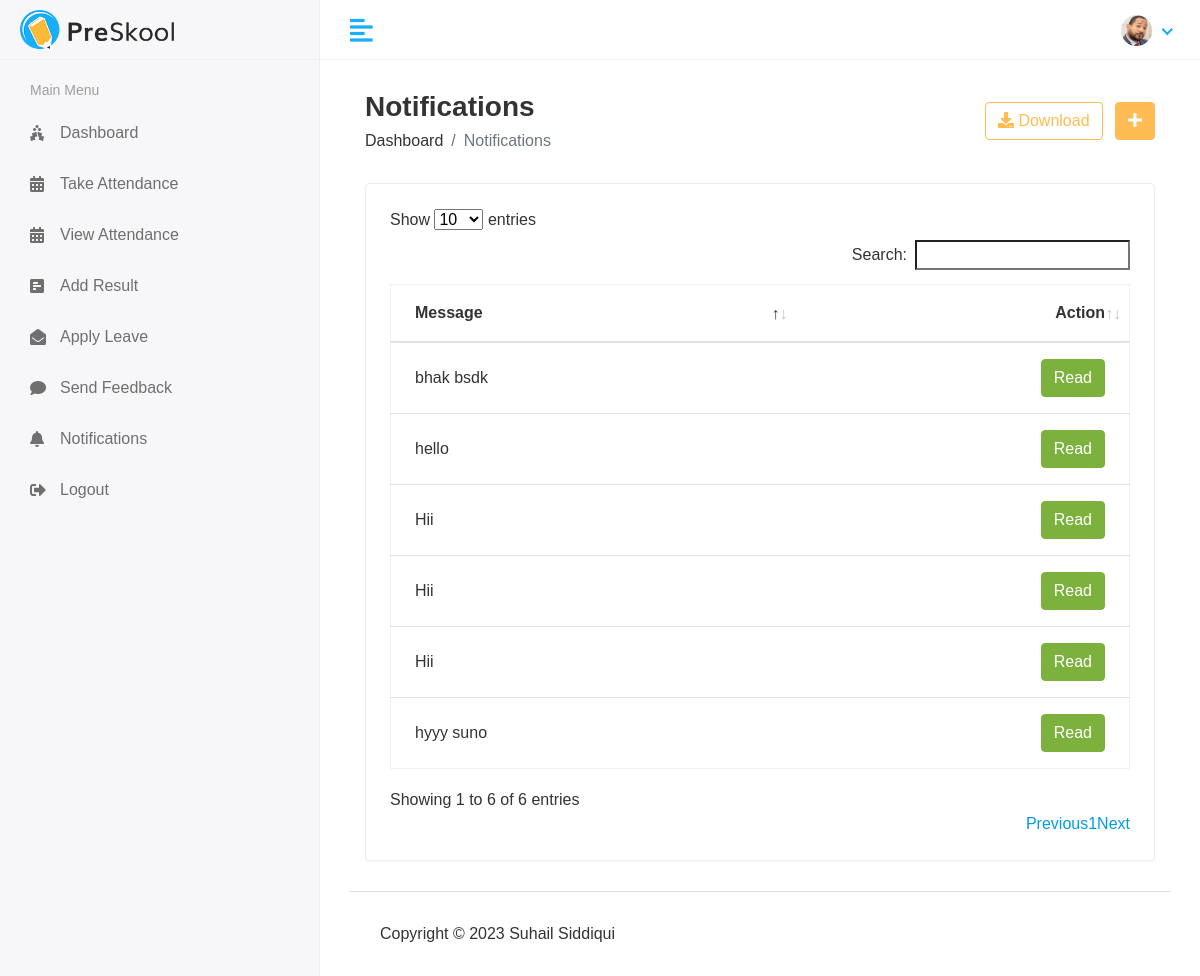
Screenshot of /Staff/notifications (signed in) with the database file from the repository.
### student_management_app/models.py (models this page shows, shortened)
class CustomUser(AbstractUser):
    HOD = '1'
    STAFF = '2'
    STUDENT = '3'
    EMAIL_TO_USER_TYPE_MAP = {
        'hod': HOD,
        'staff': STAFF,
        'student': STUDENT
    }
    user_type_data = ((1, "HOD"), (2, "Staff"), (3, "Student"))
    user_type = models.CharField(default=1, choices=user_type_data, max_length=10)
    profile_pic = models.ImageField(upload_to='media/profile_pic')

class Staff_notification(models.Model):
    staff_id = models.ForeignKey(Staff,on_delete=models.CASCADE)
    message = models.TextField()
    created_at = models.DateTimeField(auto_now_add=True)
    status = models.IntegerField(null=False, default=0)

### student_management_app/Staffviews.py (the view)
# urls.py: path('Staff/notifications',Staffviews.notifications, name='notifications'),
@login_required(login_url='/')
def notifications(request):
    staff = Staff.objects.filter(admin = request.user.id)
    for i in staff:
        staff_id = i.id
        notification = Staff_notification.objects.filter(staff_id=staff_id)
        context = {
            'notification': notification,
        }
        return render(request, 'Staff/notifications.html',context)

### Templates/Staff/notifications.html (shortened to what this page needs)
{% extends "base_hod.html" %}
{% block content %}
<div class="content container-fluid">
    <div class="page-header">
        <div class="row align-items-center">
            <div class="col">
                <h3 class="page-title">Notifications</h3>
                <ul class="breadcrumb">
                    <li class="breadcrumb-item"><a href="#">Dashboard</a></li>
                    <li class="breadcrumb-item active">Notifications</li>
                </ul>
            </div>
            <div class="col-auto text-right float-right ml-auto">
                <a href="#" class="btn btn-outline-primary mr-2"><i
                        class="fas fa-download"></i> Download</a>
                <a href="{% url 'add_course'%}" class="btn btn-primary"><i
                        class="fas fa-plus"></i></a>
            </div>
        </div>
    </div>
    <div class="row">
        <div class="col-sm-12">
            <div class="card card-table">
                <div class="card-body">
                    <div class="table-responsive">
                        <table id="table_id"
                            class="table table-hover table-center mb-0">
                            <thead>
                                <tr>
                                    <th>Message</th>
                                    <th class="text-right">Action</th>
                                </tr>
                            </thead>
                            <tbody>
                                {% for i in notification %}
                                <tr>
                                    <td>{{i.message}}</td>
                                    <td class="text-right">
                                        <div class="actions">
                                            {% if i.status == 0 %}
                                            <a href="{% url 'staff_mark_as_done' status=i.id %}" class="btn btn-danger">mark as done</a>
                                            {% else %}
                                            <a class="btn btn-success" disabled>Read</a>
                                            {% endif %}
                                        </div>
                                    </td>
                                </tr>
                                {% endfor %}
                            </tbody>
                        </table>
                    </div>
                </div>
            </div>
        </div>
    </div>
</div>
{% endblock content %}

### Templates/base_hod.html (shortened to what this page needs)
<!DOCTYPE html>
<html lang="en">
   {% load static %}
   {% load active_link_tags %}
   <head>
      <link rel="stylesheet" href="{% static 'assets/plugins/bootstrap/css/bootstrap.min.css' %}">
      <link rel="stylesheet" href="{% static 'assets/plugins/fontawesome/css/fontawesome.min.css' %}">
      <link rel="stylesheet" href="{% static 'assets/plugins/fontawesome/css/all.min.css' %}">
      <link rel="stylesheet" href="{% static 'assets/css/style.css' %}">
       <link rel="stylesheet" href="{% static 'assets/plugins/datatables/datatables.min.css' %}">
   </head>
   <body>
      <div class="main-wrapper">
         <div class="header">
            <div class="header-left">
               <a href="index.html" class="logo">
               <img src="{% static 'assets/img/logo.png' %}" alt="Logo">
               </a>
            </div>
             <a href="#" id="toggle_btn">
             <i class="fas fa-align-left"></i>
             </a>
             <ul class="nav user-menu">
                <li class="nav-item dropdown has-arrow">
                   <a href="#" class="dropdown-toggle nav-link" data-toggle="dropdown">
                     {% if user.profile_pic == "" %}
                     <span class="user-img"><img class="rounded-circle" src="{% static 'assets/img/login.jpg' %}"  width="31"></span>
                     {% else %}
                   <span class="user-img"><img class="rounded-circle" src="/{{user.profile_pic}}"  width="31"></span>
                     {% endif %}
                   </a>
                </li>
             </ul>
         </div>
         <div class="sidebar" id="sidebar">
            <div class="sidebar-inner slimscroll">
               <div id="sidebar-menu" class="sidebar-menu">
                  {% if user.user_type == '1' %}
                  <ul>
                     <li class="menu-title">
                        <span>Main Menu</span>
                     </li>
                     <li class="{% active_link 'hod_home' 'active' %}">
                       <a href="{% url 'hod_home' %}"><i class="fas fa-user-graduate"></i> <span>Dashboard</span></a>
                     </li>
                     <li class="submenu {% active_link 'view_student' 'active' %} {% active_link 'add_student' 'active' %}">
                        <a href="#"><i class="fas fa-user-graduate"></i> <span>Students</span> <span class="menu-arrow"></span></a>
                        <ul>
                           <li><a href="{% url 'view_student' %}">View Student</a></li>
                           <li><a href="{% url 'add_student'%}">Add Student</a></li>
                        </ul>
                     </li>
                     <li class="submenu {% active_link 'view_staff' 'active' %} {% active_link 'add_staff' 'active' %}">
                        <a href="#"><i class="fas fa-chalkboard-teacher"></i> <span> Staff</span> <span class="menu-arrow"></span></a>
                        <ul>
                           <li><a href="{% url 'view_staff' %}">View Staff</a></li>
                           <li><a href="{% url 'add_staff' %}">Add Staff </a></li>
                        </ul>
                     </li>
                     <li class="submenu {% active_link 'view_course' 'active' %} {% active_link 'add_course' 'active' %}">
                        <a href="#"><i class="fa fa-graduation-cap"></i> <span> Courses</span> <span class="menu-arrow"></span></a>
                        <ul>
                           <li><a href="{% url 'view_course' %}">Course List</a></li>
                           <li><a href="{% url 'add_course' %}">Add Course </a></li>
                        </ul>
                     </li>
                     <li class="submenu {% active_link 'view_subject' 'active' %} {% active_link 'add_subject' 'active' %}">
                        <a href="#"><i class="fas fa-book-reader"></i> <span> Subjects</span> <span class="menu-arrow"></span></a>
                        <ul>
                           <li><a href="{% url 'view_subject' %}">Subject List</a></li>
                           <li><a href="{% url 'add_subject' %}">Add Subject </a></li>
                        </ul>
                     </li>
                     <li class="submenu {% active_link 'view_session' 'active' %} {% active_link 'add_session' 'active' %}">
                        <a href="#"><i class="fa fa-clock"></i> <span> Sessions</span> <span class="menu-arrow"></span></a>
                        <ul>
                           <li><a href="{% url 'view_session' %}">Session List</a></li>
                           <li><a href="{% url 'add_session' %}">Add Session </a></li>
                        </ul>
                     </li>
                     <li  class="{% active_link 'staff_send_notification' 'active' %}">
                       <a href="{% url 'staff_send_notification' %}"><i class="fa fa-bell"></i> <span> Send Staff Notification</span></a>
                     </li>
                     <li  class="{% active_link 'student_send_notification' 'active' %}">
                       <a href="{% url 'student_send_notification' %}"><i class="fa fa-bell"></i> <span> Send Student Notification</span></a>
                     </li>
                     <li  class="{% active_link 'view_attendance' 'active' %}">
                       <a href="{% url 'view_attendance' %}"><i class="fa fa-calendar-alt"></i> <span> View Attendance</span></a>
                     </li>
                     <li class="{% active_link 'staff_feedback_reply' 'active' %}">
                       <a href="{% url 'staff_feedback_reply' %}"><i class="fas fa-comments"></i> <span> Staff Feedback</span></a>
                     </li>
                     <li class="{% active_link 'student_feedback_reply' 'active' %}">
                       <a href="{% url 'student_feedback_reply' %}"><i class="fas fa-comments"></i> <span> Student Feedback</span></a>
                     </li>
                     <li class="{% active_link 'staff_leave_view' 'active' %}">
                       <a href="{% url 'staff_leave_view' %}"><i class="fas fa-envelope"></i> <span> Staff Leave</span></a>
                     </li>
                     <li class="{% active_link 'student_leave_view' 'active' %}">
                       <a href="{% url 'student_leave_view' %}"><i class="fas fa-envelope"></i> <span> Student Leave</span></a>
                     </li>
                     <li class="{% active_link '#' 'active' %}">
                       <a href="{% url 'dologout' %}"><i class="fa fa-sign-out-alt"></i> <span> Logout</span></a>
                     </li>
                  </ul>
                  {% elif user.user_type == '2' %}
                  <ul>
                     <li class="menu-title">
                        <span>Main Menu</span>
                     </li>
                     <li class="{% active_link 'staff_home' 'active' %}">
                       <a href="{% url 'staff_home' %}"><i class="fas fa-holly-berry"></i> <span>Dashboard</span></a>
                     </li>
                     <li class="{% active_link 'staff_take_attendance' 'active' %}">
                       <a href="{% url 'staff_take_attendance' %}"><i class="fa fa-calendar-alt"></i> <span>Take Attendance</span></a>
                     </li>
                     <li class="{% active_link 'staff_view_attendance' 'active' %}">
                       <a href="{% url 'staff_view_attendance' %}"><i class="fa fa-calendar-alt"></i> <span>View Attendance</span></a>
                     </li>
                     <li class="{% active_link 'staff_add_result' 'active' %}">
                       <a href="{% url 'staff_add_result' %}"><i class="fas fa-poll-h"></i> <span>Add Result</span></a>
                     </li>
                     <li class="{% active_link 'staff_apply_leave' 'active' %}">
                       <a href="{% url 'staff_apply_leave' %}"><i class="fas fa-envelope-open"></i> <span>Apply Leave</span></a>
                     </li>
                     <li class="{% active_link 'staff_send_feedback' 'active' %}">
                       <a href="{% url 'staff_send_feedback' %}"><i class="fas fa-comment"></i> <span>Send Feedback</span></a>
                     </li>
                     <li class="{% active_link 'notifications' 'active' %}">
                       <a href="{% url 'notifications' %}"><i class="fas fa-bell"></i> <span>Notifications</span></a>
                     </li>
                     <li class="{% active_link '#' 'active' %}">
                        <a href="{% url 'dologout' %}"><i class="fa fa-sign-out-alt"></i> <span> Logout</span></a>
                      </li>
                  </ul>
                  {% endif %}
               </div>
            </div>
        </div>
         <div class="page-wrapper">
            <div class="content container-fluid">
               {% block content %}
               {% endblock content %}
               <footer>
                  <p>Copyright © 2023 Suhail Siddiqui</p>
              </footer>
            </div>
         </div>
      </div>
 </body>
</html>

### rows the page displays
CustomUser: profile_pic (picture)
Staff_notification: message "Hii", status "Read"
Staff_notification: message "Hii", status "Read"
Staff_notification: message "Hii", status "Read"
Staff_notification: message "hello", status "Read"
Staff_notification: message "hyyy suno", status "Read"
Staff_notification: message "bhak bsdk", status "Read"
